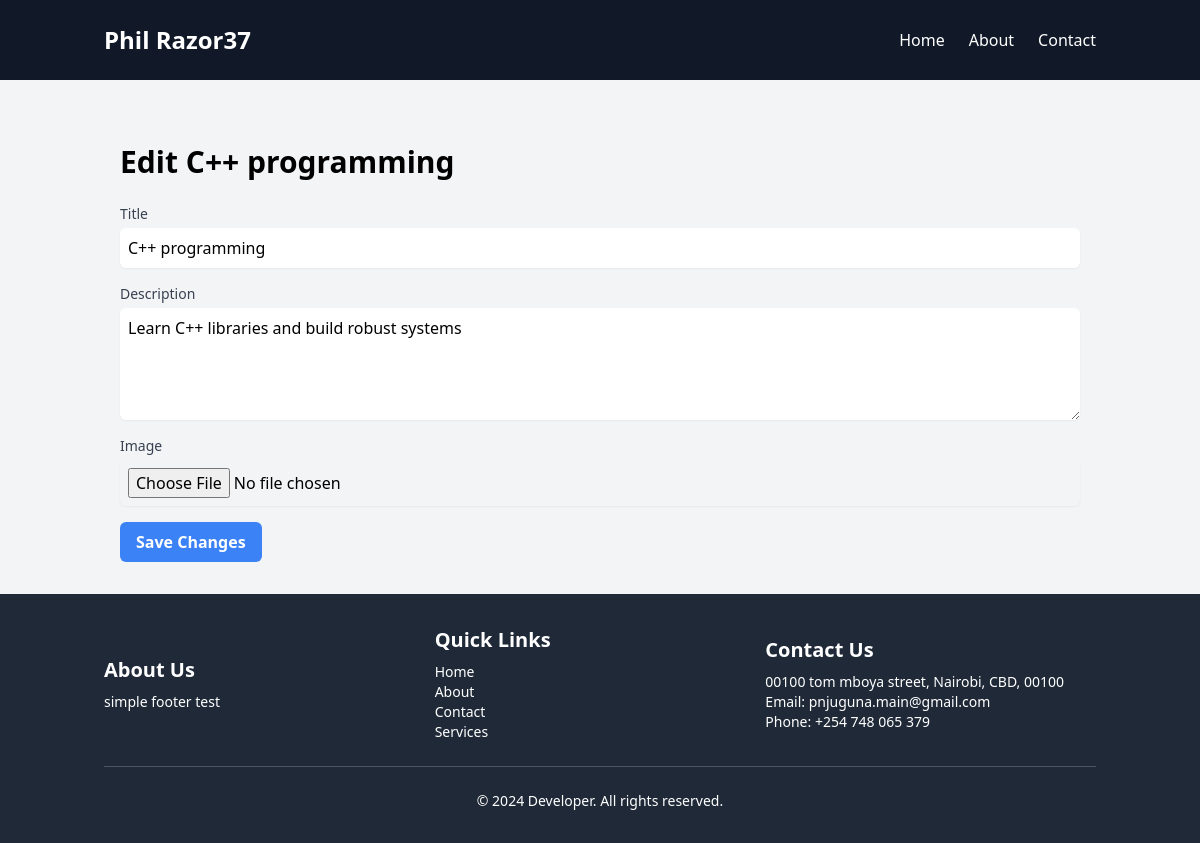
The app's page /core/book/7/edit/ with its own data.
### core/models.py (models this page shows, shortened)
class Book(models.Model):
    book_id  = models.AutoField(primary_key=True)
    title = models.CharField(max_length=255)
    description = models.TextField(blank=True , null=True)
    image = models.ImageField(upload_to='book_images')

### core/views.py (the view)
# urls.py: path('book/<int:pk>/edit/', views.edit_book, name='edit_book'),
def edit_book(request, pk):
    book = get_object_or_404(Book, pk=pk)
    if request.method == 'POST':
        form = BookForm(request.POST, instance=book)
        if form.is_valid():
            form.save()
            return redirect('book_detail', pk=pk)  # Redirect to book detail page after edit
    else:
        form = BookForm(instance=book)
    return render(request, 'core/edit_book.html', {'form': form, 'book': book})

### core/forms.py
class BookForm(forms.ModelForm):
    class Meta:
        model = Book
        fields = ['title', 'image', 'description']

### core/templates/core/edit_book.html (shortened to what this page needs)
{% extends 'core/base.html' %}
{% block content %}
<div class="container mx-auto px-4 py-8">
    <h1 class="text-3xl font-semibold mb-6">Edit {{ book.title }}</h1>
    <form method="post" enctype="multipart/form-data">
        <div class="mb-4">
            <label for="title" class="block text-sm font-medium text-gray-700">Title</label>
            <input type="text" id="title" name="title" value="{{ book.title }}" class="mt-1 p-2 block w-full border-gray-300 rounded-md shadow-sm focus:ring-indigo-500 focus:border-indigo-500">
        </div>
        <div class="mb-4">
            <label for="description" class="block text-sm font-medium text-gray-700">Description</label>
            <textarea id="description" name="description" rows="4" class="mt-1 p-2 block w-full border-gray-300 rounded-md shadow-sm focus:ring-indigo-500 focus:border-indigo-500">{{ book.description }}</textarea>
        </div>
        <div class="mb-4">
            <label for="image" class="block text-sm font-medium text-gray-700">Image</label>
            <input type="file" id="image" name="image" class="mt-1 p-2 block w-full border-gray-300 rounded-md shadow-sm focus:ring-indigo-500 focus:border-indigo-500">
        </div>
        <button type="submit" class="bg-blue-500 hover:bg-blue-700 text-white font-bold py-2 px-4 rounded-md transition duration-300 ease-in-out">
            Save Changes
        </button>
    </form>
</div>
{% endblock %}

### records on screen
Book: title "C++ programming", description "Learn C++ libraries and build robust systems"
